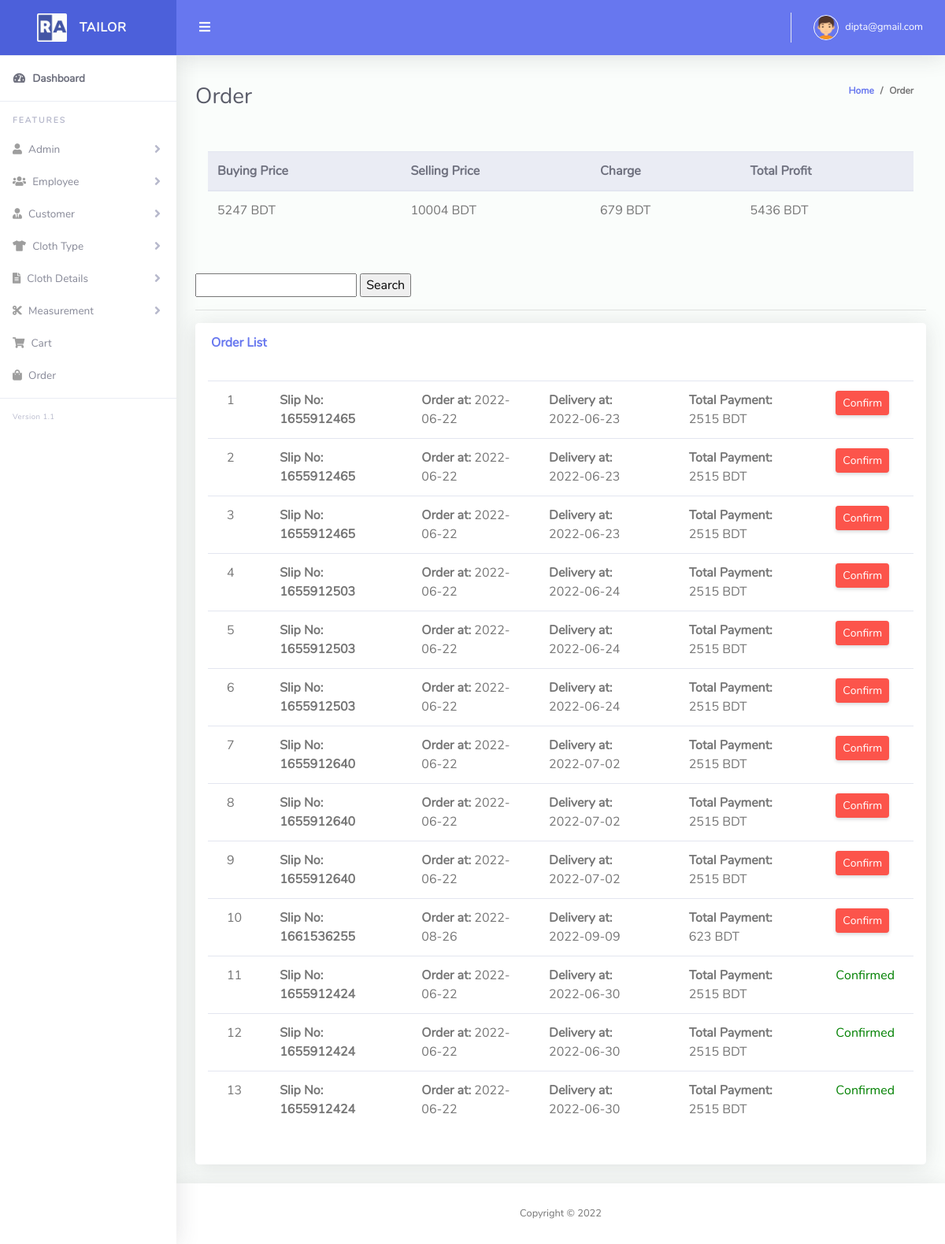
/order.php (signed in), run on the app's committed database.
### tables this page shows
CREATE TABLE `tbl_slip` (
  `id` int(11) NOT NULL,
  `slip_no` int(11) NOT NULL,
  `customer_id` int(11) NOT NULL,
  `order_at` varchar(50) NOT NULL,
  `delivery_at` varchar(50) NOT NULL,
  `status` tinyint(4) NOT NULL DEFAULT 0,
  `soft_delete` tinyint(4) NOT NULL DEFAULT 0
);

CREATE TABLE `tbl_order` (
  `id` int(11) NOT NULL,
  `owner_id` int(11) NOT NULL,
  `cus_id` int(11) NOT NULL,
  `mes_id` int(11) NOT NULL,
  `cloth_id` int(11) NOT NULL,
  `buying_price` int(11) NOT NULL,
  `selling_price` int(11) NOT NULL,
  `charge` int(11) NOT NULL,
  `discount` int(11) NOT NULL,
  `quantity` float(10,2) NOT NULL,
  `slip_no` varchar(255) DEFAULT NULL,
  `soft_delete` tinyint(4) NOT NULL DEFAULT 0
);

### Classes/DB.php (called while the page is built, shortened)
<?php
class DB
{
    public function connect(){
        $this->conn = new mysqli("localhost","root","","tailor_shop");
        if ($this->conn->connect_error) {
          die("Connection failed: " . $this->conn->connect_error);
        } else {
            return $msg =  "connected";
        }
    }
}

### Classes/CartClass.php (called while the page is built, shortened)
<?php
include_once 'db.php';
class CartClass extends DB
{
    public function viewSlip()
    {
        $query = "SELECT * FROM tbl_slip
        LEFT JOIN tbl_customer ON tbl_slip.customer_id = tbl_customer.cus_id
        LEFT JOIN tbl_order ON tbl_slip.slip_no = tbl_order.slip_no
        WHERE tbl_slip.soft_delete=0 order by tbl_order.soft_delete asc";
        $result = $this->conn->query($query);
        return $result;
    }
    public function slipOrder($slip_no)
    {
        $query = "SELECT tbl_order.*, tbl_customer.*, tbl_measurement.*, tbl_cloth.*, tbl_order.id AS orderid, tbl_order.selling_price AS sellingprice FROM tbl_order
        LEFT JOIN tbl_customer ON tbl_order.cus_id = tbl_customer.cus_id
        LEFT JOIN tbl_measurement ON tbl_order.mes_id = tbl_measurement.id
        LEFT JOIN tbl_cloth ON tbl_order.cloth_id = tbl_cloth.id
        WHERE slip_no = $slip_no";
        $result = $this->conn->query($query);
        return $result;
    }
    public function viewProfit()
    {
        $query = "SELECT SUM(buying_price) AS sum_buyingprice, SUM(selling_price) AS sum_sellingprice, SUM(charge) AS sum_charge FROM tbl_order order by tbl_order.id desc";
        $result = $this->conn->query($query);
        return $result;
    }
    public function orderCheck($slip_no)
    {
        $result = $this->conn->query("SELECT * FROM tbl_order WHERE slip_no = '$slip_no' && soft_delete = 1");
        return mysqli_num_rows($result);
    }
}
?>

### order.php (the view, shortened to what this page needs)
<?php
include 'layouts/header.php';
?>
<div class="container-fluid" id="container-wrapper">
    <div class="d-sm-flex align-items-center justify-content-between mb-4">
        <h1 class="h3 mb-0 text-gray-800">Order</h1>
        <ol class="breadcrumb">
            <li class="breadcrumb-item"><a href="./">Home</a></li>
            <li class="breadcrumb-item">Order</li>
        </ol>
    </div>
    <div class="row">
        <div class="col-lg-12 mb-4">
            <div class="table-responsive p-3">
                <table class="table align-items-center table-flush">
                    <thead class="thead-light">
                        <tr>
                            <th>Buying Price</th>
                            <th>Selling Price</th>
                            <th>Charge</th>
                            <th>Total Profit</th>
                        </tr>
                    </thead>
                    <tbody>
                        <?php
                        $view = $cart->viewProfit();
                        foreach ($view as $value) {
                        ?>
                            <tr>
                                <td><?php echo $value['sum_buyingprice']; ?> BDT</td>
                                <td><?php echo $value['sum_sellingprice']; ?> BDT</td>
                                <td><?php echo $value['sum_charge']; ?> BDT</td>
                                <td><?php echo (($value['sum_sellingprice'] + $value['sum_charge'])) -  $value['sum_buyingprice'] ?> BDT
                                </td>
                            </tr>
                        <?php } ?>
                    </tbody>
                </table>
            </div>
        </div>
    </div>
    <form action="order.php" method="GET">
        <input type="text" name="search" required>
        <input type="submit" value="Search">
    </form>
    <hr>
    <div class="row">
        <div class="col-lg-12 mb-4">
            <div class="card">
                <div class="card-header py-3 d-flex flex-row align-items-center justify-content-between">
                    <h6 class="m-0 font-weight-bold text-primary">Order List</h6>
                </div>
                <div class="table-responsive p-3">
                    <table class="table align-items-center table-flush" id="dataTable">
                        <?php
                        $i = 0;
                        if (isset($_GET['search'])) {
                            $view = $cart->searchSlipResult($_GET['search']);
                        } else {
                            $view = $cart->viewSlip();
                        }
                        if ($view->num_rows > 0) {
                            foreach ($view as $value) {
                                $i++;
                                $slip_no = $value['slip_no'];
                                $calculate = $cart->slipOrder($slip_no);
                                $selling_price = 0;
                                $charge = 0;
                                foreach ($calculate as $data) {
                                    $selling_price += $data['sellingprice'];
                                    $charge += $data['charge'];
                                }
                                $total_price = $selling_price + $charge;
                        ?>
                                <thead id="<?php echo $i; ?>" class="thead-light">
                                    <tr>
                                        <td><?php echo $i; ?></td>
                                        <td><strong>Slip No: <?php echo $slip_no; ?></strong></td>
                                        <td><strong>Order at: </strong><?php echo $value['order_at']; ?></td>
                                        <td><strong>Delivery at: </strong><?php echo $value['delivery_at']; ?></td>
                                        <td><strong>Total Payment: </strong><?= $total_price; ?> BDT</td>
                                        <?php
                                        $s = $cart->orderCheck($value['slip_no']);
                                        if ($s > 0) {
                                            echo "<td><p style='color:green;'>Confirmed</p></td>";
                                        } else {
                                        ?>
                                            <td>
                                                <a href="?delorder=<?php echo $value['slip_no']; ?>" class="btn btn-sm btn-danger">Confirm</a>
                                            </td>
                                        <?php } ?>
                                    </tr>
                                </thead>
                        <?php }
                        } ?>
                    </table>
                </div>
                <div class="card-footer"></div>
            </div>
        </div>
    </div>
</div>
<?php include 'layouts/footer.php'; ?>

### data on the page
tbl_slip: tbl_order.slip_no "1655912465", order_at "2022-06-22", delivery_at "2022-06-23", total_price "2515"
tbl_slip: tbl_order.slip_no "1655912503", order_at "2022-06-22", delivery_at "2022-06-24", total_price "2515"
tbl_slip: tbl_order.slip_no "1655912640", order_at "2022-06-22", delivery_at "2022-07-02", total_price "2515"
tbl_slip: tbl_order.slip_no "1661536255", order_at "2022-08-26", delivery_at "2022-09-09", total_price "623"
tbl_slip: tbl_order.slip_no "1655912424", order_at "2022-06-22", delivery_at "2022-06-30", total_price "2515", shows "Confirmed"

### other printed values
$_SESSION['email'] "dipta@gmail.com"
$value['sum_buyingprice'] "5247"
$value['sum_sellingprice'] "10004"
$value['sum_charge'] "679"
